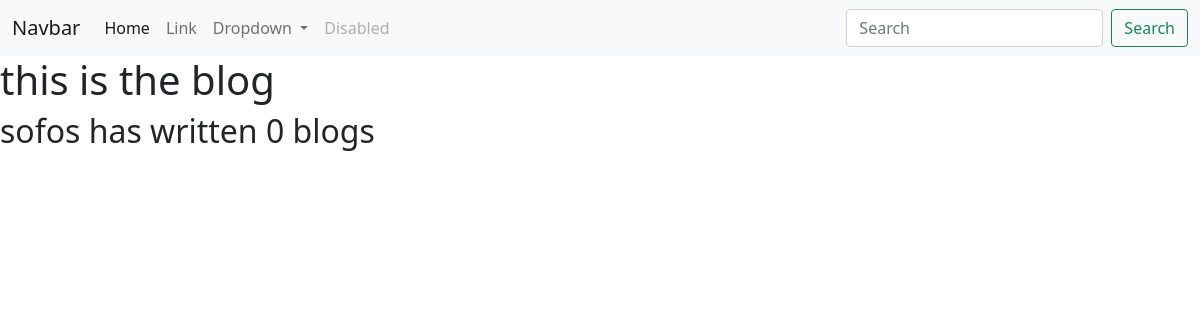
/blog/, run on an earlier commit of the app's database.
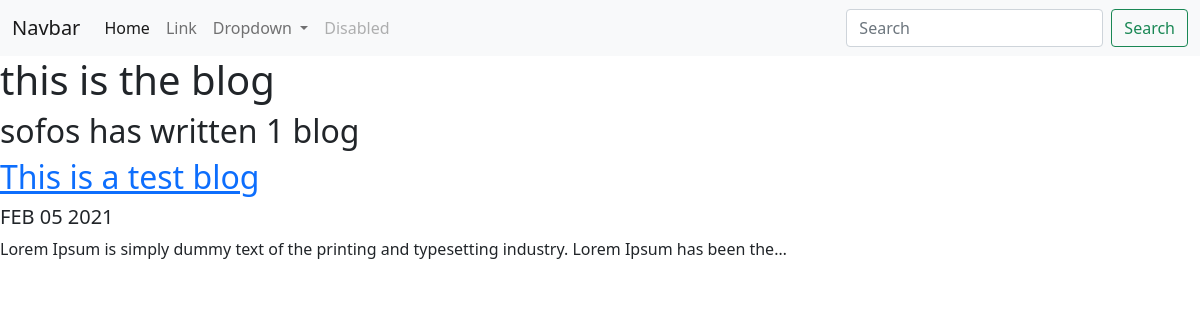
And on a later commit of the database.
### blog/models.py (models this page shows, shortened)
class Blog(models.Model):
    title = models.CharField(max_length=100)
    description = models.TextField(max_length=250)
    date = models.DateField()

### blog/views.py (the view)
# urls.py: path('', views.all_blogs, name = "all_blogs"),
def all_blogs(request):
    blogs = Blog.objects.order_by("-date")
    return render(request, "blog/all_blogs.html", {'blogs':blogs})

### blog/templates/blog/all_blogs.html
{% extends 'portfolio/base.html' %}
{% block content %}
<h1>this is the blog</h1>
<h2>sofos has written {{ blogs.count }} blog{{ blogs.count|pluralize }}</h2>
{% for blog in blogs %}
<a href="{% url 'blog:detail' blog.id %}"><h2>{{ blog.title }}</h2></a>
<h5>{{ blog.date|date:'M d Y'|upper }}</h5>
<p>{{ blog.description|truncatechars:100 }}</p>
{% endfor %}
{% endblock %}

What changed in the data, as far as the page shows it:
added Blog: title "This is a test blog", date "FEB 05 2021", description "Lorem Ipsum is simply dummy text of the printing and typesetting industry. Lorem Ipsum has been the…"
Also different on the page:
{{ blogs.count }}: "0" → "1"
